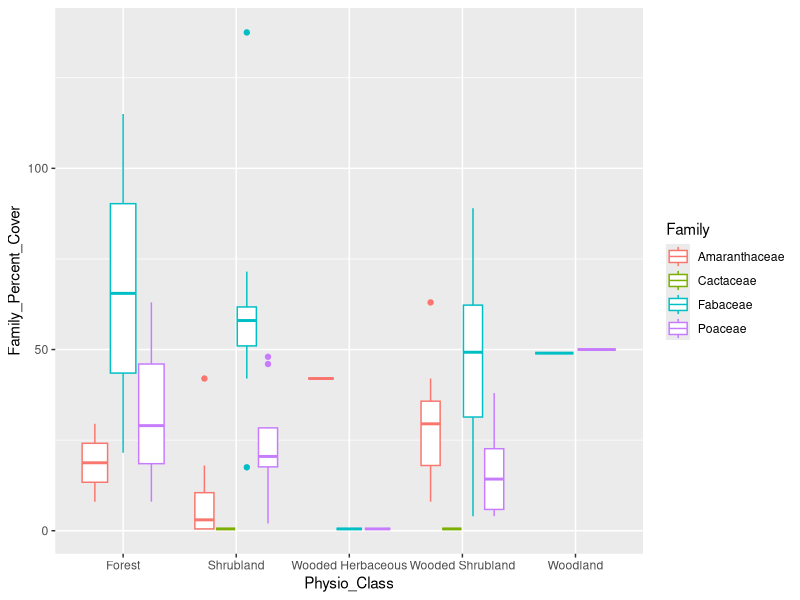

Write the R code that produced this figure.
## ---- chunk 1
plot_data <- read.csv(file = "data/tumacacori-vegetation.csv")
## ---- chunk 2
plot_data <- na.omit(plot_data)
## ---- chunk 3
subset_data <- plot_data[plot_data$Family %in% c("Amaranthaceae", "Cactaceae", "Poaceae", "Fabaceae"), ]
## ---- chunk 4
library("dplyr")
## ---- chunk 5
family_data <- subset_data %>%
  group_by(Plot_Code, Family, Physio_Class) %>%
  summarize(Family_Percent_Cover = sum(Percent_Cover))
## ---- chunk 6
library("ggplot2")
## ---- chunk 7
cover_plot <- ggplot(data = family_data, 
                     mapping = aes(x = Physio_Class, y = Family_Percent_Cover,
                     color = Family)) +
  geom_boxplot()
print(cover_plot)
